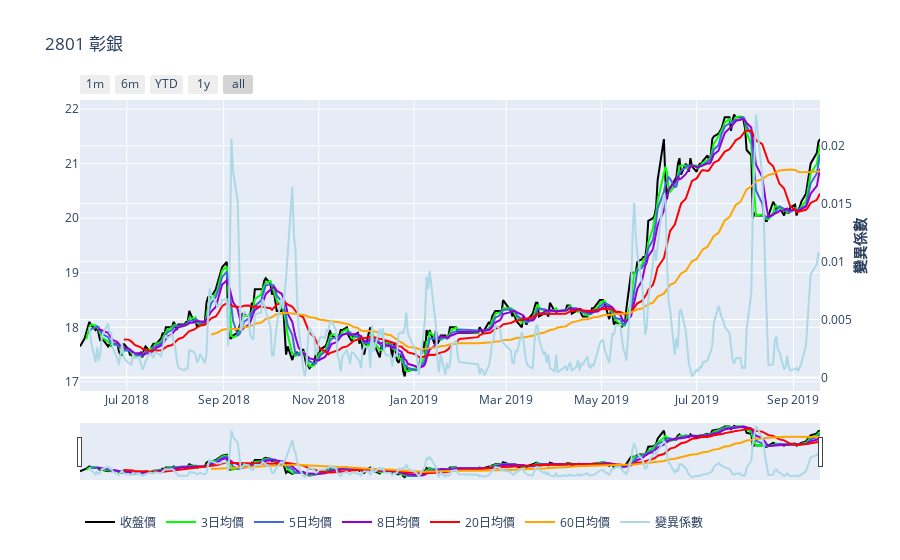

Notebook code for this chart:
### Code cell
#fig = go.Figure()
fig = make_subplots(specs=[[{"secondary_y": True}]])

fig.add_trace(go.Scatter(x=st_pd.date, y=st_pd.close, name="收盤價",
                         line_color='black'))
fig.add_trace(go.Scatter(x=ma_pd.date, y=ma_pd.ma03, name="3日均價",
                         line_color='lime'))
fig.add_trace(go.Scatter(x=ma_pd.date, y=ma_pd.ma05, name="5日均價",
                         line_color='royalblue'))
fig.add_trace(go.Scatter(x=ma_pd.date, y=ma_pd.ma08, name="8日均價",
                         line_color='darkviolet'))
fig.add_trace(go.Scatter(x=ma_pd.date, y=ma_pd.ma20, name="20日均價",
                         line_color='red'))
fig.add_trace(go.Scatter(x=ma_pd.date, y=ma_pd.ma60, name="60日均價",
                         line_color='orange'))
fig.add_trace(go.Scatter(x=norstd.date, y=norstd[0], name="變異係數",
                         line_color='lightblue'),secondary_y=True,)

fig.update_layout(title_text='%s %s'%(st.id,st.name),
                  xaxis_rangeslider_visible=True)

fig.update_yaxes(title_text="<b>價格</b>", secondary_y=False)
fig.update_yaxes(title_text="<b>變異係數</b>", secondary_y=True)

fig.update_layout(legend_orientation="h",legend=dict(x=0, y=-0.5))
fig.update_layout(
    xaxis=go.layout.XAxis(
        rangeselector=dict(
            buttons=list([
                dict(count=1,
                     label="1m",
                     step="month",
                     stepmode="backward"),
                dict(count=6,
                     label="6m",
                     step="month",
                     stepmode="backward"),
                dict(count=1,
                     label="YTD",
                     step="year",
                     stepmode="todate"),
                dict(count=1,
                     label="1y",
                     step="year",
                     stepmode="backward"),
                dict(step="all")
            ])
        ),
        rangeslider=dict(
            visible=True
        ),
        type="date"
    )
)


fig.show()
#py.iplot(fig, filename='%s %s'%(st.id,st.name))

### Figure 1 — Plotly figure (JSON) as saved in the notebook; plotly's stock layout.template omitted (floating-point values rounded to 4 significant figures; data arrays with more than 128 entries replaced by an {"elided": "..."} marker saying what was removed)
{"data": [{"line": {"color": "black"}, "name": "收盤價", "type": "scatter", "x": {"elided": "320 str values"}, "y": {"elided": "320 float values"}}, {"line": {"color": "lime"}, "name": "3日均價", "type": "scatter", "x": {"elided": "320 str values"}, "y": {"elided": "320 float values"}}, {"line": {"color": "royalblue"}, "name": "5日均價", "type": "scatter", "x": {"elided": "320 str values"}, "y": {"elided": "320 float values"}}, {"line": {"color": "darkviolet"}, "name": "8日均價", "type": "scatter", "x": {"elided": "320 str values"}, "y": {"elided": "320 float values"}}, {"line": {"color": "red"}, "name": "20日均價", "type": "scatter", "x": {"elided": "320 str values"}, "y": {"elided": "320 float values"}}, {"line": {"color": "orange"}, "name": "60日均價", "type": "scatter", "x": {"elided": "320 str values"}, "y": {"elided": "320 float values"}}, {"line": {"color": "lightblue"}, "name": "變異係數", "type": "scatter", "x": {"elided": "320 str values"}, "xaxis": "x", "y": {"elided": "320 float values"}, "yaxis": "y2"}], "layout": {"legend": {"orientation": "h", "x": 0, "y": -0.5}, "title": {"text": "2801 彰銀"}, "xaxis": {"rangeselector": {"buttons": [{"count": 1, "label": "1m", "step": "month", "stepmode": "backward"}, {"count": 6, "label": "6m", "step": "month", "stepmode": "backward"}, {"count": 1, "label": "YTD", "step": "year", "stepmode": "todate"}, {"count": 1, "label": "1y", "step": "year", "stepmode": "backward"}, {"step": "all"}]}, "rangeslider": {"visible": true}, "type": "date"}, "yaxis": {"autorange": true, "fixedrange": false}, "yaxis2": {"anchor": "x", "overlaying": "y", "side": "right", "title": {"text": "<b>變異係數</b>"}}}}
